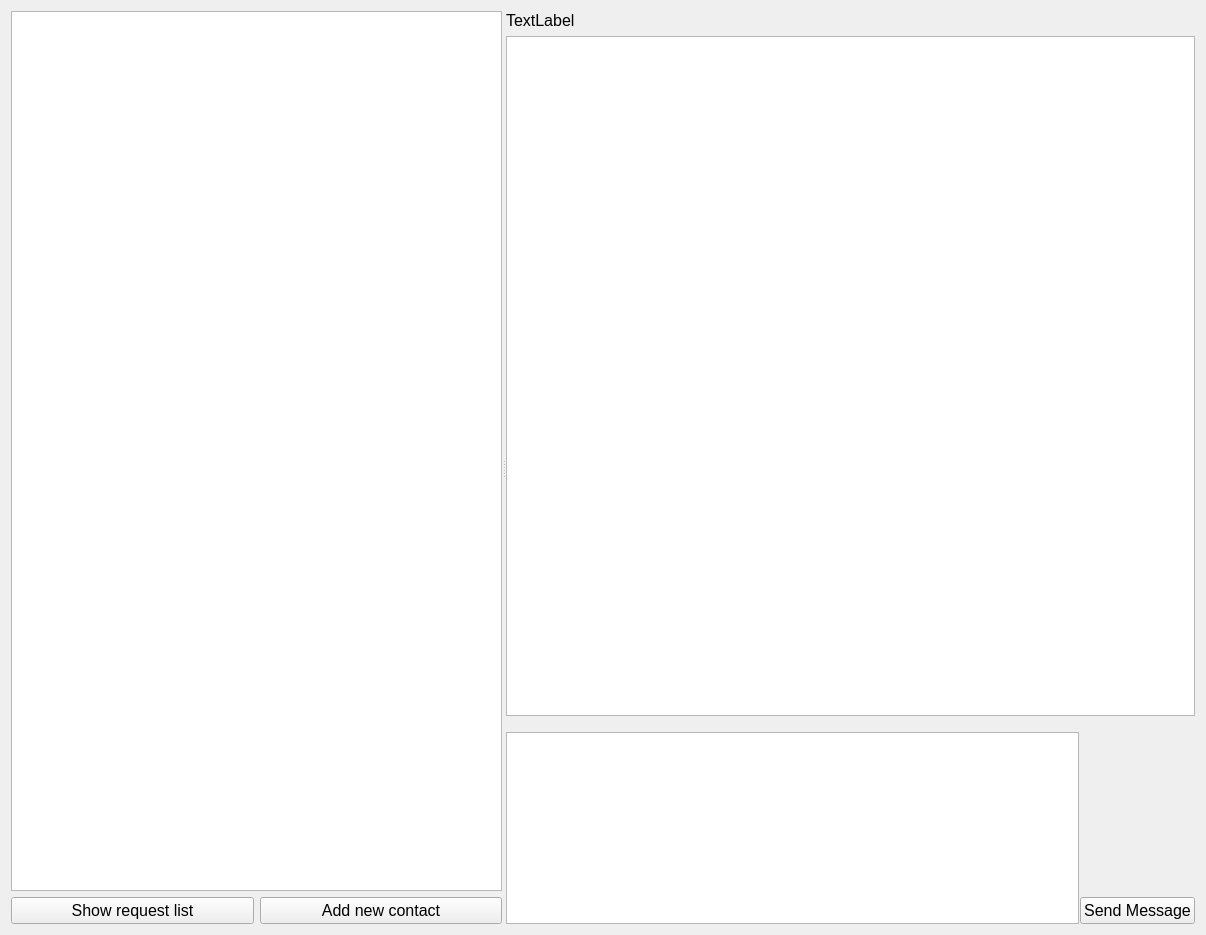
<?xml version="1.0" encoding="UTF-8"?>
<ui version="4.0">
 <class>MainPageWidget</class>
 <widget class="QWidget" name="MainPageWidget">
  <property name="geometry">
   <rect>
    <x>0</x>
    <y>0</y>
    <width>1206</width>
    <height>935</height>
   </rect>
  </property>
  <property name="windowTitle">
   <string>Form</string>
  </property>
  <layout class="QHBoxLayout" name="horizontalLayout_2">
   <item>
    <widget class="QSplitter" name="splitter">
     <property name="sizePolicy">
      <sizepolicy hsizetype="Expanding" vsizetype="Preferred">
       <horstretch>0</horstretch>
       <verstretch>0</verstretch>
      </sizepolicy>
     </property>
     <property name="orientation">
      <enum>Qt::Orientation::Horizontal</enum>
     </property>
     <widget class="QWidget" name="verticalLayoutWidget_2">
      <layout class="QVBoxLayout" name="leftVerticalLayout">
       <item>
        <widget class="QListView" name="chatList"/>
       </item>
       <item>
        <layout class="QHBoxLayout" name="horizontalLayout_6">
         <item>
          <widget class="QPushButton" name="showRequestListButton">
           <property name="font">
            <font>
             <pointsize>12</pointsize>
            </font>
           </property>
           <property name="text">
            <string>Show request list</string>
           </property>
          </widget>
         </item>
         <item>
          <widget class="QPushButton" name="addContactButton">
           <property name="font">
            <font>
             <pointsize>12</pointsize>
            </font>
           </property>
           <property name="text">
            <string>Add new contact</string>
           </property>
          </widget>
         </item>
        </layout>
       </item>
      </layout>
     </widget>
     <widget class="QWidget" name="verticalLayoutWidget">
      <layout class="QVBoxLayout" name="rightVerticalLayout" stretch="0,1,0">
       <item>
        <widget class="QLabel" name="nickname">
         <property name="font">
          <font>
           <pointsize>12</pointsize>
          </font>
         </property>
         <property name="text">
          <string>TextLabel</string>
         </property>
        </widget>
       </item>
       <item>
        <widget class="QListView" name="messageArea"/>
       </item>
       <item>
        <layout class="QHBoxLayout" name="sendingMessageLayout" stretch="1,0">
         <property name="spacing">
          <number>1</number>
         </property>
         <property name="sizeConstraint">
          <enum>QLayout::SizeConstraint::SetMinimumSize</enum>
         </property>
         <property name="topMargin">
          <number>10</number>
         </property>
         <item>
          <widget class="QTextEdit" name="textEdit">
           <property name="enabled">
            <bool>true</bool>
           </property>
           <property name="sizePolicy">
            <sizepolicy hsizetype="Minimum" vsizetype="MinimumExpanding">
             <horstretch>0</horstretch>
             <verstretch>0</verstretch>
            </sizepolicy>
           </property>
           <property name="minimumSize">
            <size>
             <width>3</width>
             <height>5</height>
            </size>
           </property>
           <property name="baseSize">
            <size>
             <width>0</width>
             <height>0</height>
            </size>
           </property>
           <property name="font">
            <font>
             <pointsize>12</pointsize>
            </font>
           </property>
          </widget>
         </item>
         <item>
          <layout class="QVBoxLayout" name="verticalLayout">
           <item>
            <spacer name="verticalSpacer">
             <property name="orientation">
              <enum>Qt::Orientation::Vertical</enum>
             </property>
             <property name="sizeHint" stdset="0">
              <size>
               <width>20</width>
               <height>40</height>
              </size>
             </property>
            </spacer>
           </item>
           <item>
            <widget class="QPushButton" name="sendMessage">
             <property name="sizePolicy">
              <sizepolicy hsizetype="Minimum" vsizetype="Minimum">
               <horstretch>0</horstretch>
               <verstretch>0</verstretch>
              </sizepolicy>
             </property>
             <property name="minimumSize">
              <size>
               <width>0</width>
               <height>0</height>
              </size>
             </property>
             <property name="baseSize">
              <size>
               <width>0</width>
               <height>0</height>
              </size>
             </property>
             <property name="font">
              <font>
               <pointsize>12</pointsize>
              </font>
             </property>
             <property name="text">
              <string>Send Message</string>
             </property>
            </widget>
           </item>
          </layout>
         </item>
        </layout>
       </item>
      </layout>
     </widget>
    </widget>
   </item>
  </layout>
 </widget>
 <resources/>
 <connections/>
</ui>
